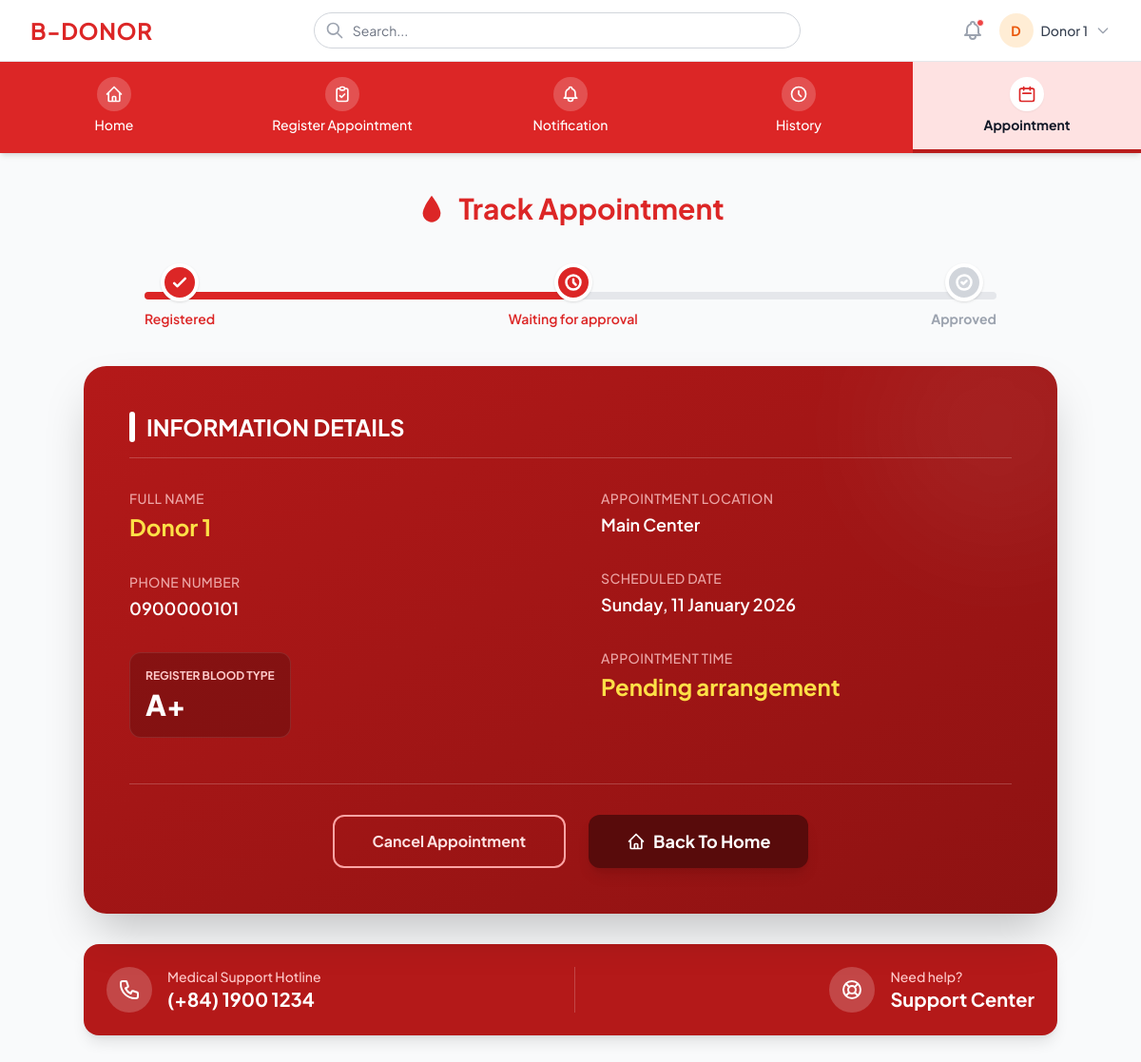
The page /donor-appointments.php (signed in) on the database its author committed.
### tables this page shows
CREATE TABLE `appointments` (
  `id` int(11) NOT NULL,
  `userId` int(11) NOT NULL,
  `name` varchar(191) NOT NULL,
  `email` varchar(191) NOT NULL,
  `phone` varchar(50) NOT NULL,
  `dob` varchar(50) DEFAULT NULL,
  `bloodType` varchar(10) DEFAULT NULL,
  `appointmentDate` datetime NOT NULL,
  `location` varchar(255) NOT NULL,
  `notes` text DEFAULT NULL,
  `status` enum('Pending','Confirmed','Rejected','ReadyToCheck','ReadyToDonate','Completed','Cancelled') NOT NULL DEFAULT 'Pending',
  `healthCheckStatus` enum('Pending','Passed','Failed') NOT NULL DEFAULT 'Pending',
  `actualVolume` int(11) DEFAULT NULL,
  `createdAt` datetime NOT NULL DEFAULT current_timestamp(),
  `updatedAt` datetime NOT NULL DEFAULT current_timestamp() ON UPDATE current_timestamp()
);

### donor-appointments.php (the view, shortened to what this page needs)
<?php
include 'connection.php';
$user_id = $_SESSION['user_id'];
$full_name = $_SESSION['full_name'] ?? 'Donor';
$sql = "SELECT * FROM appointments
        WHERE userId = $user_id
        AND status IN ('Pending', 'Confirmed')
        ORDER BY appointmentDate DESC LIMIT 1";
$result = mysqli_query($link, $sql);
$appt = mysqli_fetch_assoc($result);
$has_appointment = ($appt != null);
$is_approved = ($has_appointment && $appt['status'] == 'Confirmed');
if ($has_appointment) {
    $appt_date = date('l, d F Y', strtotime($appt['appointmentDate']));
    $appt_time = $is_approved ? date('H:i', strtotime($appt['appointmentDate'])) : 'Pending arrangement';
    $blood_display = $appt['bloodType'];
}
?>
<!DOCTYPE html>
<html lang="en">
<head>
    <script src="https://cdn.tailwindcss.com"></script>
</head>
<body class="bg-gray-50 text-gray-800 font-sans min-h-screen flex flex-col">
    <header class="bg-white border-b border-gray-200 sticky top-0 z-50">
        <div class="max-w-7xl mx-auto px-4 sm:px-6 lg:px-8">
            <div class="flex justify-between items-center h-16 gap-4">
                <div class="flex-shrink-0">
                    <a href="donor-home.php" class="text-2xl font-bold text-brand uppercase tracking-wide">B-DONOR</a>
                </div>
                <div class="hidden md:flex flex-1 max-w-lg mx-auto">
                    <div class="relative w-full">
                        <span class="absolute inset-y-0 left-0 pl-3 flex items-center pointer-events-none text-gray-400">
                        </span>
                        <input type="text" class="block w-full pl-10 pr-3 py-2 border border-gray-300 rounded-full leading-5 bg-white placeholder-gray-500 focus:outline-none focus:ring-1 focus:ring-brand focus:border-brand sm:text-sm" placeholder="Search...">
                    </div>
                </div>
                <div class="flex items-center gap-4 text-gray-400">
                    <button class="hover:text-gray-600 relative">
                        <span class="absolute top-0 right-0 h-2 w-2 rounded-full bg-red-500 border border-white"></span>
                    </button>
                    <div class="relative">
                        <button id="user-menu-btn" class="flex items-center gap-2 cursor-pointer focus:outline-none">
                            <div class="h-9 w-9 rounded-full bg-orange-100 flex items-center justify-center text-orange-600 font-bold text-sm">
                                <?php echo strtoupper(substr($full_name, 0, 1)); ?>
                            </div>
                            <span class="text-sm font-medium text-gray-700 hidden sm:block"><?php echo htmlspecialchars($full_name); ?></span>
                            <svg id="user-menu-arrow" class="h-4 w-4 text-gray-400 transition-transform duration-200" fill="none" stroke="currentColor" viewBox="0 0 24 24"><path stroke-linecap="round" stroke-linejoin="round" stroke-width="2" d="M19 9l-7 7-7-7"/></svg>
                        </button>
                    </div>
                </div>
            </div>
        </div>
    </header>
    <nav class="bg-brand text-white shadow-md">
        <div class="max-w-7xl mx-auto">
            <div class="grid grid-cols-5 text-center">
                <a href="donor-home.php" class="py-4 hover:bg-brand-dark transition group flex flex-col items-center gap-1">
                    <div class="bg-white/20 p-2 rounded-full group-hover:bg-white/30"><svg class="w-5 h-5" fill="none" stroke="currentColor" viewBox="0 0 24 24"><path stroke-linecap="round" stroke-linejoin="round" stroke-width="2" d="M3 12l2-2m0 0l7-7 7 7M5 10v10a1 1 0 001 1h3m10-11l2 2m-2-2v10a1 1 0 01-1 1h-3m-6 0a1 1 0 001-1v-4a1 1 0 011-1h2a1 1 0 011 1v4a1 1 0 001 1m-6 0h6"/></svg></div>
                    <span class="text-sm font-medium">Home</span>
                </a>
                <a href="donor-donation.php" class="py-4 hover:bg-brand-dark transition group flex flex-col items-center gap-1">
                    <div class="bg-white/20 p-2 rounded-full group-hover:bg-white/30"><svg class="w-5 h-5" fill="none" stroke="currentColor" viewBox="0 0 24 24"><path stroke-linecap="round" stroke-linejoin="round" stroke-width="2" d="M9 5H7a2 2 0 00-2 2v12a2 2 0 002 2h10a2 2 0 002-2V7a2 2 0 00-2-2h-2M9 5a2 2 0 002 2h2a2 2 0 002-2M9 5a2 2 0 012-2h2a2 2 0 012 2m-6 9l2 2 4-4"/></svg></div>
                    <span class="text-sm font-medium">Register Appointment</span>
                </a>
                <a href="donor-notification.php" class="py-4 hover:bg-brand-dark transition group flex flex-col items-center gap-1">
                    <div class="bg-white/20 p-2 rounded-full group-hover:bg-white/30"></div>
                    <span class="text-sm font-medium">Notification</span>
                </a>
                <a href="donor-history.php" class="py-4 hover:bg-brand-dark transition group flex flex-col items-center gap-1">
                    <div class="bg-white/20 p-2 rounded-full group-hover:bg-white/30"><svg class="w-5 h-5" fill="none" stroke="currentColor" viewBox="0 0 24 24"><path stroke-linecap="round" stroke-linejoin="round" stroke-width="2" d="M12 8v4l3 3m6-3a9 9 0 11-18 0 9 9 0 0118 0z"/></svg></div>
                    <span class="text-sm font-medium">History</span>
                </a>
                <a href="donor-appointments.php" class="py-4 bg-nav-active border-b-4 border-brand-dark flex flex-col items-center gap-1">
                    <div class="bg-white text-brand p-2 rounded-full shadow-sm"><svg class="w-5 h-5" fill="none" stroke="currentColor" viewBox="0 0 24 24"><path stroke-linecap="round" stroke-linejoin="round" stroke-width="2" d="M8 7V3m8 4V3m-9 8h10M5 21h14a2 2 0 002-2V7a2 2 0 00-2-2H5a2 2 0 00-2 2v12a2 2 0 002 2z"/></svg></div>
                    <span class="text-sm font-bold text-gray-900">Appointment</span>
                </a>
            </div>
        </div>
    </nav>
    <main class="flex-1 max-w-7xl w-full mx-auto px-4 sm:px-6 lg:px-8 py-10">
        <?php if (!$has_appointment): ?>
            <div class="flex flex-col items-center justify-center py-20">
                <div class="bg-white p-8 rounded-full shadow-sm mb-6">
                    <svg class="w-16 h-16 text-red-500" fill="none" stroke="currentColor" viewBox="0 0 24 24"><path stroke-linecap="round" stroke-linejoin="round" stroke-width="2" d="M8 7V3m8 4V3m-9 8h10M5 21h14a2 2 0 002-2V7a2 2 0 00-2-2H5a2 2 0 00-2 2v12a2 2 0 002 2z"/></svg>
                </div>
                <h2 class="text-2xl font-bold text-gray-800 mb-2">You don't have any appointments</h2>
                <p class="text-gray-500 mb-8">Register to donate blood today to help save lives.</p>
                <a href="donor-donation.php" class="bg-brand hover:bg-red-700 text-white px-8 py-3 rounded-lg font-bold shadow-lg transition flex items-center gap-2">
                    <svg class="w-5 h-5" fill="none" stroke="currentColor" viewBox="0 0 24 24"><path stroke-linecap="round" stroke-linejoin="round" stroke-width="2" d="M12 4v16m8-8H4"/></svg>
                    Register Now
                </a>
            </div>
        <?php else: ?>
            <div class="flex items-center justify-center gap-3 mb-10">
                <svg class="w-8 h-8 text-brand" viewBox="0 0 24 24" fill="currentColor"><path d="M12 2C12 2 5 11 5 16C5 19.866 8.13401 23 12 23C15.866 23 19 19.866 19 16C19 11 12 2 12 2Z"/></svg>
                <h1 class="text-3xl font-bold text-brand">Track Appointment</h1>
            </div>
            <div class="w-full max-w-4xl mx-auto mb-10">
                <div class="relative flex items-center justify-between w-full">
                    <div class="absolute left-0 top-1/2 -translate-y-1/2 h-2 bg-brand rounded-full -z-10 transition-all duration-500"
                         style="width: <?php echo $is_approved ? '100%' : '50%'; ?>"></div>
                    <div class="flex flex-col items-center gap-2">
                        <div class="w-10 h-10 rounded-full bg-brand flex items-center justify-center text-white border-4 border-white shadow">
                            <svg class="w-5 h-5" fill="none" stroke="currentColor" viewBox="0 0 24 24"><path stroke-linecap="round" stroke-linejoin="round" stroke-width="3" d="M5 13l4 4L19 7"/></svg>
                        </div>
                        <span class="text-sm font-semibold text-brand">Registered</span>
                    </div>
                    <div class="flex flex-col items-center gap-2">
                        <div class="w-10 h-10 rounded-full <?php echo $is_approved ? 'bg-brand' : 'bg-brand'; ?> flex items-center justify-center text-white border-4 border-white shadow">
                            <?php if ($is_approved): ?>
                                <svg class="w-5 h-5" fill="none" stroke="currentColor" viewBox="0 0 24 24"><path stroke-linecap="round" stroke-linejoin="round" stroke-width="3" d="M5 13l4 4L19 7"/></svg>
                            <?php else: ?>
                                <svg class="w-5 h-5" fill="none" stroke="currentColor" viewBox="0 0 24 24"><path stroke-linecap="round" stroke-linejoin="round" stroke-width="3" d="M12 8v4l3 3m6-3a9 9 0 11-18 0 9 9 0 0118 0z"/></svg>
                            <?php endif; ?>
                        </div>
                        <span class="text-sm font-semibold <?php echo $is_approved ? 'text-gray-400' : 'text-brand'; ?>">Waiting for approval</span>
                    </div>
                    <div class="flex flex-col items-center gap-2">
                        <div class="w-10 h-10 rounded-full <?php echo $is_approved ? 'bg-brand' : 'bg-gray-300'; ?> flex items-center justify-center text-white border-4 border-white shadow transition-colors duration-500">
                            <svg class="w-5 h-5" fill="none" stroke="currentColor" viewBox="0 0 24 24"><path stroke-linecap="round" stroke-linejoin="round" stroke-width="3" d="M9 12l2 2 4-4m6 2a9 9 0 11-18 0 9 9 0 0118 0z"/></svg>
                        </div>
                        <span class="text-sm font-bold <?php echo $is_approved ? 'text-brand' : 'text-gray-400'; ?>">Approved</span>
                    </div>
                </div>
            </div>
            <div class="w-full max-w-5xl mx-auto bg-gradient-to-br from-[#B41919] to-[#8E1212] rounded-3xl shadow-2xl p-8 md:p-12 relative overflow-hidden">
                <div class="absolute top-0 right-0 w-64 h-64 bg-white/5 rounded-full blur-3xl -mr-16 -mt-16 pointer-events-none"></div>
                <div class="mb-8 border-b border-white/20 pb-4 relative z-10">
                    <h3 class="text-2xl font-bold text-white uppercase flex items-center gap-3">
                        <span class="w-1.5 h-8 bg-white rounded-full"></span>
                        Information Details
                    </h3>
                </div>
                <div class="grid grid-cols-1 md:grid-cols-2 gap-y-10 gap-x-16 relative z-10">
                    <div class="flex flex-col gap-8">
                        <div class="flex flex-col gap-1">
                            <span class="text-sm font-medium text-red-200/80 uppercase tracking-wide">Full Name</span>
                            <span class="text-white text-2xl font-bold text-yellow-300"><?php echo htmlspecialchars($appt['name']); ?></span>
                        </div>
                        <div class="flex flex-col gap-1">
                            <span class="text-sm font-medium text-red-200/80 uppercase tracking-wide">Phone Number</span>
                            <span class="text-white text-lg font-semibold"><?php echo htmlspecialchars($appt['phone']); ?></span>
                        </div>
                        <div class="p-4 bg-black/20 rounded-xl border border-white/10 w-fit">
                            <span class="text-xs font-bold text-red-200 uppercase block mb-1">Register Blood Type</span>
                            <span class="text-3xl font-black text-white"><?php echo htmlspecialchars($blood_display); ?></span>
                        </div>
                    </div>
                    <div class="flex flex-col gap-8">
                        <div class="flex flex-col gap-1">
                            <span class="text-sm font-medium text-red-200/80 uppercase tracking-wide">Appointment Location</span>
                            <span class="text-white text-lg font-semibold"><?php echo htmlspecialchars($appt['location']); ?></span>
                        </div>
                        <div class="flex flex-col gap-1">
                            <span class="text-sm font-medium text-red-200/80 uppercase tracking-wide">Scheduled Date</span>
                            <span class="text-white text-lg font-semibold"><?php echo $appt_date; ?></span>
                        </div>
                        <div class="flex flex-col gap-1">
                            <span class="text-sm font-medium text-red-200/80 uppercase tracking-wide">Appointment Time</span>
                            <span class="text-white text-2xl font-bold text-yellow-300"><?php echo $appt_time; ?></span>
                        </div>
                    </div>
                </div>
                <div class="mt-12 pt-8 border-t border-white/20 flex flex-col md:flex-row items-center justify-center gap-6 relative z-10">
                    <?php if (!$is_approved): ?>
                        <form method="POST" onsubmit="return confirm('Are you sure you want to cancel?');">
                            <button type="submit" class="w-full md:w-auto px-10 py-3.5 rounded-xl border-2 border-red-300 text-red-100 font-bold hover:bg-red-900/50 transition">
                                Cancel Appointment
                            </button>
                        </form>
                    <?php endif; ?>
                    <a href="donor-home.php" class="w-full md:w-auto px-10 py-3.5 rounded-xl bg-[#580b0b] text-white font-bold text-lg shadow-lg hover:bg-[#420808] transition-transform hover:scale-105 flex items-center justify-center gap-2">
                        <svg class="w-5 h-5" fill="none" stroke="currentColor" viewBox="0 0 24 24"><path stroke-linecap="round" stroke-linejoin="round" stroke-width="2" d="M3 12l2-2m0 0l7-7 7 7M5 10v10a1 1 0 001 1h3m10-11l2 2m-2-2v10a1 1 0 01-1 1h-3m-6 0a1 1 0 001-1v-4a1 1 0 011-1h2a1 1 0 011 1v4a1 1 0 001 1m-6 0h6"/></svg>
                        Back To Home
                    </a>
                </div>
            </div>
            <div class="w-full max-w-5xl mx-auto mt-8 mb-20">
                <div class="bg-[#B41919] rounded-2xl p-6 shadow-lg flex flex-col md:flex-row items-center justify-between gap-6">
                    <div class="flex items-center gap-4">
                        <div class="p-3 bg-white/20 rounded-full text-white">
                        </div>
                        <div>
                            <p class="text-red-200 text-sm font-medium">Medical Support Hotline</p>
                            <p class="text-xl font-bold text-white">(+84) 1900 1234</p>
                        </div>
                    </div>
                    <div class="flex items-center gap-4">
                        <div class="p-3 bg-white/20 rounded-full text-white">
                            <svg class="w-6 h-6" fill="none" stroke="currentColor" viewBox="0 0 24 24"><path stroke-linecap="round" stroke-linejoin="round" stroke-width="2" d="M18.364 5.636l-3.536 3.536m0 5.656l3.536 3.536M9.172 9.172L5.636 5.636m3.536 9.192l-3.536 3.536M21 12a9 9 0 11-18 0 9 9 0 0118 0zm-5 0a4 4 0 11-8 0 4 4 0 018 0z"/></svg>
                        </div>
                        <div>
                            <p class="text-red-200 text-sm font-medium">Need help?</p>
                            <p class="text-xl font-bold text-white cursor-pointer hover:underline">Support Center</p>
                        </div>
                    </div>
                </div>
            </div>
        <?php endif; ?>
    </main>
</body>
</html>

### rows shown on the page
appointments: name "Donor 1", phone "0900000101", bloodType "A+", location "Main Center", appointmentDate "Sunday, 11 January 2026", status "Pending arrangement"

### other values the page prints
substr($full_name, 0, 1) "D"
$full_name "Donor 1"
